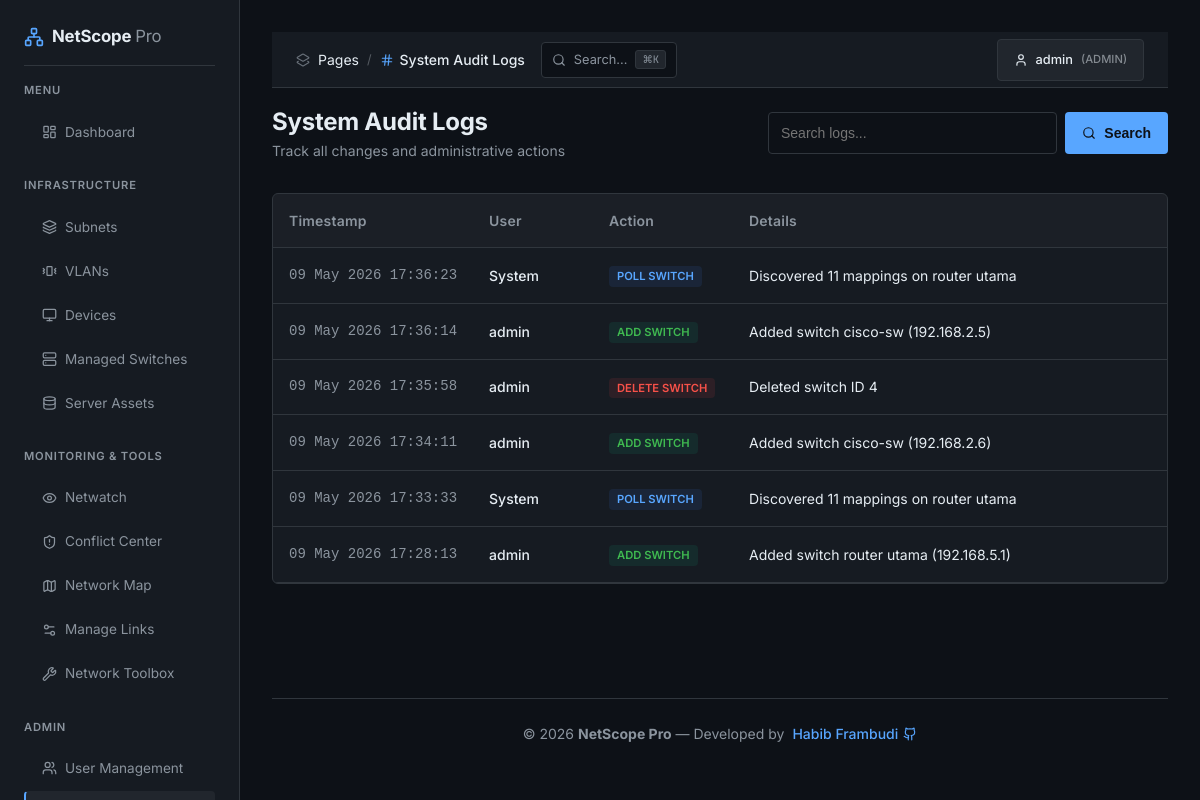
Page /logs.php (signed in) on the committed database.
### tables this page shows
CREATE TABLE `audit_logs` (
  `id` int(11) NOT NULL AUTO_INCREMENT,
  `user_id` int(11) DEFAULT NULL,
  `action` varchar(100) NOT NULL,
  `target_type` varchar(50) DEFAULT NULL,
  `target_id` int(11) DEFAULT NULL,
  `details` text DEFAULT NULL,
  `created_at` timestamp NOT NULL DEFAULT current_timestamp(),
  PRIMARY KEY (`id`),
  KEY `idx_created_at` (`created_at`)
);

CREATE TABLE `users` (
  `id` int(11) NOT NULL AUTO_INCREMENT,
  `username` varchar(50) NOT NULL,
  `password` varchar(255) NOT NULL,
  `email` varchar(100) DEFAULT NULL,
  `role` enum('admin','user','viewer') NOT NULL DEFAULT 'viewer',
  `created_at` timestamp NOT NULL DEFAULT current_timestamp(),
  PRIMARY KEY (`id`),
  UNIQUE KEY `username` (`username`)
);

### includes/config.php (called while the page is built, shortened)
<?php
function is_admin() {
    return isset($_SESSION['role']) && $_SESSION['role'] === 'admin';
}

### logs.php (the view, shortened to what this page needs)
<?php
require_once 'includes/config.php';
$db = get_db_connection();
$page = isset($_GET['page']) ? (int)$_GET['page'] : 1;
$limit = 50;
$offset = ($page - 1) * $limit;
$search = $_GET['search'] ?? '';
$where_clause = "";
$params = [];
$stmt = $db->prepare("SELECT a.*, u.username FROM audit_logs a LEFT JOIN users u ON a.user_id = u.id $where_clause ORDER BY a.created_at DESC LIMIT $limit OFFSET $offset");
$stmt->execute($params);
$logs = $stmt->fetchAll();
$page_title = 'System Audit Logs';
include 'includes/header.php';
?>
<div class="page-header">
    <div>
        <h1 style="font-size: 1.5rem;">System Audit Logs</h1>
        <p style="color: var(--text-muted); font-size: 0.875rem;">Track all changes and administrative actions</p>
    </div>
    <form action="" method="GET" style="display: flex; gap: 0.5rem; flex-wrap: wrap; width: 100%; max-width: 400px; justify-content: flex-end;">
        <input type="text" name="search" value="<?php echo htmlspecialchars($search); ?>" placeholder="Search logs..." class="input-control" style="flex: 1; min-width: 200px;">
        <button type="submit" class="btn btn-primary"><i data-lucide="search" style="width: 14px;"></i> Search</button>
    </form>
</div>
<div class="card" style="padding: 0; overflow: hidden;">
    <div class="table-responsive">
        <table style="width: 100%; border-collapse: collapse; text-align: left;">
            <thead>
                <tr style="border-bottom: 1px solid var(--border); background: rgba(255,255,255,0.02);">
                    <th style="padding: 1rem; color: var(--text-muted); font-size: 0.875rem; width: 180px;">Timestamp</th>
                    <th style="padding: 1rem; color: var(--text-muted); font-size: 0.875rem; width: 120px;">User</th>
                    <th style="padding: 1rem; color: var(--text-muted); font-size: 0.875rem; width: 140px;">Action</th>
                    <th style="padding: 1rem; color: var(--text-muted); font-size: 0.875rem;">Details</th>
                </tr>
            </thead>
            <tbody>
                <?php foreach ($logs as $log): ?>
                <tr style="border-bottom: 1px solid var(--border); transition: background 0.2s ease;">
                    <td style="padding: 1rem; font-size: 0.875rem; color: var(--text-muted); font-family: monospace; white-space: nowrap;">
                        <?php echo date('d M Y H:i:s', strtotime($log['created_at'])); ?>
                    </td>
                    <td style="padding: 1rem;">
                        <span style="font-size: 0.875rem; font-weight: 500;"><?php echo htmlspecialchars($log['username'] ?? 'System'); ?></span>
                    </td>
                    <td style="padding: 1rem;">
                        <?php
                            $badge_bg = 'rgba(59, 130, 246, 0.1)';
                            $badge_color = 'var(--primary)';
                            if (strpos($log['action'], 'delete') !== false) { $badge_bg = 'rgba(239, 68, 68, 0.1)'; $badge_color = 'var(--danger)'; }
                            if (strpos($log['action'], 'add') !== false) { $badge_bg = 'rgba(16, 185, 129, 0.1)'; $badge_color = 'var(--success)'; }
                        ?>
                        <span style="display: inline-block; padding: 2px 8px; border-radius: 4px; font-size: 0.7rem; font-weight: 600; text-transform: uppercase; background: <?php echo $badge_bg; ?>; color: <?php echo $badge_color; ?>; white-space: nowrap;">
                            <?php echo str_replace('_', ' ', $log['action']); ?>
                        </span>
                    </td>
                    <td style="padding: 1rem; font-size: 0.875rem; color: var(--text);">
                        <?php echo htmlspecialchars($log['details']); ?>
                    </td>
                </tr>
                <?php endforeach; ?>
            </tbody>
        </table>
    </div>
</div>
<?php include 'includes/footer.php'; ?>

### includes/header.php (shortened to what this page needs)
<!DOCTYPE html>
<html lang="en">
<head>
    <link rel="stylesheet" href="assets/css/style.css?v=<?php echo APP_VERSION; ?>">
</head>
<body>
    <div class="app-container">
        <?php include 'sidebar.php'; ?>
        <main class="main-content">
            <header class="top-header">
                <div style="display: flex; align-items: center; gap: 1rem;">
                    <div class="breadcrumb" style="display: flex; align-items: center; gap: 8px;">
                        <i data-lucide="layers-2" style="width: 14px; color: var(--text-muted); opacity: 0.7;"></i>
                        <span class="text-muted">Pages</span>
                        <span style="opacity: 0.3; font-size: 0.8rem;">/</span>
                        <span style="display: flex; align-items: center; gap: 6px; font-weight: 500;">
                            <?php
                            $icon_map = ['Dashboard' => 'layout-dashboard', 'Reports' => 'bar-chart-3', 'Subnets' => 'layers', 'Devices' => 'monitor', 'Managed Switches' => 'server', 'Topology' => 'map'];
                            $current_icon = $icon_map[$page_title] ?? 'hash';
                            ?>
                            <i data-lucide="<?php echo $current_icon; ?>" style="width: 14px; color: var(--primary);"></i>
                            <?php echo isset($page_title) ? $page_title : 'Dashboard'; ?>
                        </span>
                    </div>
                    <div class="search-trigger" onclick="openSearch()" style="background: var(--background); border: 1px solid var(--border); padding: 5px 10px; border-radius: var(--radius-sm); display: flex; align-items: center; gap: 8px; cursor: pointer; transition: border-color 0.15s;">
                        <i data-lucide="search" style="width: 14px; color: var(--text-muted);"></i>
                        <span style="color: var(--text-muted); font-size: 0.8rem;">Search...</span>
                        <kbd style="background: var(--surface-light); border: 1px solid var(--border); color: var(--text-muted); padding: 1px 6px; border-radius: 3px; font-size: 0.65rem; font-family: 'JetBrains Mono', monospace;">⌘K</kbd>
                    </div>
                </div>
                <div class="user-menu">
                    <span class="btn btn-secondary" style="font-size: 0.8rem; gap: 8px;">
                        <i data-lucide="user" style="width: 14px;"></i>
                        <?php echo $_SESSION['username'] ?? 'User'; ?>
                        <span style="opacity: 0.5; font-size: 0.7rem;">(<?php echo strtoupper($_SESSION['role'] ?? 'viewer'); ?>)</span>
                    </span>
                </div>
            </header>
            <div class="content-wrapper mt-4">

### includes/sidebar.php (shortened to what this page needs)
<aside class="sidebar">
    <div class="sidebar-logo" style="display: flex; align-items: center; gap: 8px;">
        <i data-lucide="network" style="color: var(--primary); width: 20px;"></i>
        <h2 style="font-size: 1.05rem; font-weight: 700; color: var(--text); letter-spacing: -0.01em;">NetScope <span style="color: var(--text-muted); font-weight: 400;">Pro</span></h2>
    </div>
    <nav class="sidebar-nav">
        <?php
        $current = basename($_SERVER['PHP_SELF']);
        $menu_groups = [
            'Menu' => [
                ['index', 'layout-dashboard', 'Dashboard']
            ],
            'Infrastructure' => [
                ['subnets', 'layers', 'Subnets'],
                ['vlans', 'vibrate', 'VLANs'],
                ['devices', 'monitor', 'Devices'],
                ['switches', 'server', 'Managed Switches'],
                ['server-assets', 'database', 'Server Assets'],
            ],
            'Monitoring & Tools' => [
                ['netwatch', 'eye', 'Netwatch'],
                ['conflicts', 'shield-alert', 'Conflict Center'],
                ['topology', 'map', 'Network Map'],
                ['topology-manager', 'settings-2', 'Manage Links'],
                ['tools', 'wrench', 'Network Toolbox'],
            ]
        ];
        foreach ($menu_groups as $group_label => $items):
        ?>
            <p class="section-label" style="margin: <?php echo $group_label === 'Menu' ? '0' : '1.5rem'; ?> 0 0.75rem;"><?php echo $group_label; ?></p>
            <ul style="display: flex; flex-direction: column; gap: 2px;">
            <?php
            foreach ($items as $item):
                $is_active = ($current == $item[0] . '.php');
            ?>
            <li>
                <a href="<?php echo $item[0]; ?>" class="btn <?php echo $is_active ? 'active' : ''; ?>" style="width: 100%; justify-content: flex-start; background: <?php echo $is_active ? 'var(--surface-light)' : 'transparent'; ?>; border-left: 2px solid <?php echo $is_active ? 'var(--primary)' : 'transparent'; ?>; color: <?php echo $is_active ? 'var(--text)' : 'var(--text-muted)'; ?>; font-weight: <?php echo $is_active ? '500' : '400'; ?>;">
                    <i data-lucide="<?php echo $item[1]; ?>" style="width: 15px;"></i> <?php echo $item[2]; ?>
                </a>
            </li>
            <?php endforeach; ?>
            </ul>
        <?php endforeach; ?>
        <?php if (is_admin()): ?>
        <p class="section-label" style="margin: 1.5rem 0 0.75rem;">Admin</p>
        <ul style="display: flex; flex-direction: column; gap: 2px;">
            <?php
            $admin_items = [
                ['users', 'users', 'User Management'],
                ['logs', 'scroll', 'Audit Logs'],
                ['settings', 'settings', 'System Settings'],
            ];
            foreach ($admin_items as $item):
                $is_active = ($current == $item[0] . '.php');
            ?>
            <li>
                <a href="<?php echo $item[0]; ?>" class="btn <?php echo $is_active ? 'active' : ''; ?>" style="width: 100%; justify-content: flex-start; background: <?php echo $is_active ? 'var(--surface-light)' : 'transparent'; ?>; border-left: 2px solid <?php echo $is_active ? 'var(--primary)' : 'transparent'; ?>; color: <?php echo $is_active ? 'var(--text)' : 'var(--text-muted)'; ?>; font-weight: <?php echo $is_active ? '500' : '400'; ?>;">
                    <i data-lucide="<?php echo $item[1]; ?>" style="width: 15px;"></i> <?php echo $item[2]; ?>
                </a>
            </li>
            <?php endforeach; ?>
        </ul>
        <?php endif; ?>
    </nav>
</aside>

### includes/footer.php (shortened to what this page needs)
            </div>
            <footer class="app-footer">
                <div style="display: flex; align-items: center; justify-content: center; gap: 8px;">
                    <span>&copy; <?php echo date('Y'); ?> <b><?php echo APP_NAME; ?></b> — Developed by </span>
                    <a href="https://github.com/frambudi75" target="_blank" style="display: flex; align-items: center; gap: 5px; color: var(--primary);">
                         Habib Frambudi
                    </a>
                </div>
            </footer>
        </main>
    </div>
</body>
</html>

### assets/css/style.css (style rules this page uses)
:root { color-scheme: dark; --primary: #58a6ff; --primary-hover: #79b8ff; --secondary: #8b949e; --success: #3fb950; --warning: #d29922; --danger: #f85149; --background: #0d1117; --surface: #161b22; --surface-light: #21262d; --text: #e6edf3; --text-muted: #8b949e; --border: #30363d; --sidebar-width: 240px; --header-height: 56px; --radius: 6px; --radius-sm: 4px; --shadow: 0 1px 3px rgba(0, 0, 0, 0.3); --glass: #161b22; --chart-height: 320px; --brand-soft: rgba(88, 166, 255, 0.12); --warning-soft: rgba(210, 153, 34, 0.12); --success-soft: rgba(63, 185, 80, 0.12); --danger-soft: rgba(248, 81, 73, 0.12); --badge-bg: rgba(139, 148, 158, 0.15); }
* { margin: 0; padding: 0; box-sizing: border-box; scrollbar-width: thin; scrollbar-color: rgba(255, 255, 255, 0.22) transparent; }
html { color-scheme: dark; scrollbar-width: thin; scrollbar-color: rgba(255, 255, 255, 0.22) transparent; }
html, body { height: 100%; }
body { font-family: 'Inter', -apple-system, BlinkMacSystemFont, sans-serif; background-color: var(--background); color: var(--text); line-height: 1.5; overflow-x: hidden; display: flex; flex-direction: column; font-size: 14px; }
a { text-decoration: none; color: inherit; transition: all 0.2s ease; }
ul { list-style: none; }
.app-container { display: flex; min-height: 100vh; }
.sidebar { width: var(--sidebar-width); background: var(--surface); border-right: 1px solid var(--border); padding: 1.5rem; position: fixed; height: 100vh; overflow-y: auto; z-index: 1000; transition: transform 0.3s ease; scrollbar-width: thin; scrollbar-color: rgba(255, 255, 255, 0.12) transparent; }
.main-content { flex: 1; margin-left: var(--sidebar-width); padding: 2rem; min-width: 0; transition: margin-left 0.3s ease; display: flex; flex-direction: column; min-height: 100vh; animation: fadeIn 0.4s ease-out; }
.content-wrapper { flex: 1; }
.app-footer { padding: 1.5rem 0; border-top: 1px solid var(--border); margin-top: auto; text-align: center; color: var(--text-muted); font-size: 0.875rem; }
.app-footer a { color: var(--primary); font-weight: 500; }
.page-header { display: flex; justify-content: space-between; align-items: center; margin-bottom: 2rem; flex-wrap: wrap; gap: 1rem; }
.table-responsive { overflow-x: auto; width: 100%; -webkit-overflow-scrolling: touch; }
.top-header { height: var(--header-height); background: var(--surface); border-bottom: 1px solid var(--border); display: flex; align-items: center; justify-content: space-between; padding: 0 1.5rem; position: sticky; top: 0; z-index: 90; }
.card { background: var(--surface); border-radius: var(--radius); padding: 1.25rem; border: 1px solid var(--border); transition: border-color 0.15s ease; }
.btn { display: inline-flex; align-items: center; gap: 0.5rem; padding: 0.5rem 1rem; border-radius: var(--radius-sm); font-weight: 500; font-size: 0.875rem; cursor: pointer; border: 1px solid transparent; transition: background-color 0.15s ease, border-color 0.15s ease; }
.btn-primary { background: var(--primary); color: #0d1117; font-weight: 600; }
.btn-secondary { background: var(--surface-light); color: var(--text); border-color: var(--border); }
.input-control { width: 100%; padding: 0.5rem 0.75rem; background: var(--background); border: 1px solid var(--border); border-radius: var(--radius-sm); color: var(--text); outline: none; font-size: 0.875rem; transition: border-color 0.15s ease; }
.mt-4 { margin-top: 1rem; }
table { font-size: 0.875rem; }
th { font-weight: 600; letter-spacing: 0.2px; }
tbody tr { transition: background-color 0.1s ease; }
.sidebar { border-right: 1px solid var(--border); background: var(--surface); }
.sidebar .btn { color: var(--text-muted); font-size: 0.85rem; }
.sidebar-logo { padding-bottom: 1rem; border-bottom: 1px solid var(--border); margin-bottom: 1rem; }
h1 { font-size: 1.5rem; font-weight: 700; letter-spacing: -0.01em; }
h2 { font-size: 1.25rem; font-weight: 600; }
.section-label { font-size: 0.7rem; color: var(--text-muted); text-transform: uppercase; letter-spacing: 0.8px; font-weight: 600; }

### includes/sidebar.php (style rules this page uses)
.sidebar .btn { transition: all 0.3s ease; }

### rows in the picture
audit_logs: created_at "09 May 2026 17:36:23", username "System", action "POLL SWITCH", details "Discovered 11 mappings on router utama"
audit_logs: created_at "09 May 2026 17:36:14", user.username "admin", action "ADD SWITCH", details "Added switch cisco-sw (192.168.2.5)"
audit_logs: created_at "09 May 2026 17:35:58", user.username "admin", action "DELETE SWITCH", details "Deleted switch ID 4"
audit_logs: created_at "09 May 2026 17:34:11", user.username "admin", action "ADD SWITCH", details "Added switch cisco-sw (192.168.2.6)"
audit_logs: created_at "09 May 2026 17:33:33", username "System", action "POLL SWITCH", details "Discovered 11 mappings on router utama"
audit_logs: created_at "09 May 2026 17:28:13", user.username "admin", action "ADD SWITCH", details "Added switch router utama (192.168.5.1)"

### other values in the picture
$group_label "MENU"
$item[2] "Dashboard"
$group_label "INFRASTRUCTURE"
$item[2] "Subnets"
$item[2] "VLANs"
$item[2] "Devices"
$item[2] "Managed Switches"
$item[2] "Server Assets"
$group_label "MONITORING & TOOLS"
$item[2] "Netwatch"
$item[2] "Conflict Center"
$item[2] "Network Map"
$item[2] "Manage Links"
$item[2] "Network Toolbox"
$item[2] "User Management"
